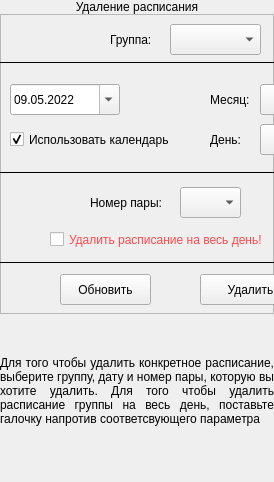
                     <widget class="QWidget" name="updtsh">
                      <layout class="QVBoxLayout" name="verticalLayout_20" stretch="1,2,0,0,0,0">
                       <property name="spacing">
                        <number>0</number>
                       </property>
                       <property name="leftMargin">
                        <number>0</number>
                       </property>
                       <property name="topMargin">
                        <number>0</number>
                       </property>
                       <property name="rightMargin">
                        <number>0</number>
                       </property>
                       <property name="bottomMargin">
                        <number>0</number>
                       </property>
                       <item>
                        <widget class="QLabel" name="label">
                         <property name="maximumSize">
                          <size>
                           <width>16777215</width>
                           <height>70</height>
                          </size>
                         </property>
                         <property name="styleSheet">
                          <string notr="true">font: 18pt &quot;Segoe UI&quot;;</string>
                         </property>
                         <property name="text">
                          <string>Удаление расписания</string>
                         </property>
                         <property name="alignment">
                          <set>Qt::AlignCenter</set>
                         </property>
                        </widget>
                       </item>
                       <item>
                        <widget class="QFrame" name="frame_updt">
                         <property name="minimumSize">
                          <size>
                           <width>0</width>
                           <height>300</height>
                          </size>
                         </property>
                         <property name="maximumSize">
                          <size>
                           <width>16777215</width>
                           <height>300</height>
                          </size>
                         </property>
                         <property name="frameShape">
                          <enum>QFrame::StyledPanel</enum>
                         </property>
                         <property name="frameShadow">
                          <enum>QFrame::Sunken</enum>
                         </property>
                         <widget class="QDateEdit" name="dateEdit_updt">
                          <property name="geometry">
                           <rect>
                            <x>10</x>
                            <y>70</y>
                            <width>110</width>
                            <height>31</height>
                           </rect>
                          </property>
                          <property name="baseSize">
                           <size>
                            <width>0</width>
                            <height>0</height>
                           </size>
                          </property>
                          <property name="focusPolicy">
                           <enum>Qt::NoFocus</enum>
                          </property>
                          <property name="styleSheet">
                           <string notr="true">background-color: rgb(40, 44, 52);
QToolButton::right-arrow{
	color: rgb(40, 44, 150);
	image: url(:/icons/images/icons/cil-calendar-check.png);
	background-position: center;
	background-repeat: no-reperat;
}</string>
                          </property>
                          <property name="wrapping">
                           <bool>true</bool>
                          </property>
                          <property name="frame">
                           <bool>true</bool>
                          </property>
                          <property name="buttonSymbols">
                           <enum>QAbstractSpinBox::PlusMinus</enum>
                          </property>
                          <property name="specialValueText">
                           <string notr="true"/>
                          </property>
                          <property name="correctionMode">
                           <enum>QAbstractSpinBox::CorrectToPreviousValue</enum>
                          </property>
                          <property name="keyboardTracking">
                           <bool>true</bool>
                          </property>
                          <property name="showGroupSeparator" stdset="0">
                           <bool>true</bool>
                          </property>
                          <property name="dateTime">
                           <datetime>
                            <hour>0</hour>
                            <minute>0</minute>
                            <second>0</second>
                            <year>2022</year>
                            <month>5</month>
                            <day>9</day>
                           </datetime>
                          </property>
                          <property name="displayFormat">
                           <string notr="true">dd.MM.yyyy</string>
                          </property>
                          <property name="calendarPopup">
                           <bool>true</bool>
                          </property>
                          <property name="currentSectionIndex">
                           <number>0</number>
                          </property>
                          <property name="timeSpec">
                           <enum>Qt::LocalTime</enum>
                          </property>
                          <property name="date">
                           <date>
                            <year>2022</year>
                            <month>5</month>
                            <day>9</day>
                           </date>
                          </property>
                         </widget>
                         <widget class="QComboBox" name="comboBoxMonth_updt">
                          <property name="geometry">
                           <rect>
                            <x>260</x>
                            <y>70</y>
                            <width>71</width>
                            <height>31</height>
                           </rect>
                          </property>
                         </widget>
                         <widget class="QComboBox" name="comboBoxDay_updt">
                          <property name="geometry">
                           <rect>
                            <x>260</x>
                            <y>110</y>
                            <width>71</width>
                            <height>31</height>
                           </rect>
                          </property>
                         </widget>
                         <widget class="Line" name="line_2_updt">
                          <property name="geometry">
                           <rect>
                            <x>0</x>
                            <y>150</y>
                            <width>351</width>
                            <height>16</height>
                           </rect>
                          </property>
                          <property name="frameShadow">
                           <enum>QFrame::Plain</enum>
                          </property>
                          <property name="lineWidth">
                           <number>1</number>
                          </property>
                          <property name="orientation">
                           <enum>Qt::Horizontal</enum>
                          </property>
                         </widget>
                         <widget class="QLabel" name="labelGroup_updt">
                          <property name="geometry">
                           <rect>
                            <x>110</x>
                            <y>10</y>
                            <width>51</width>
                            <height>31</height>
                           </rect>
                          </property>
                          <property name="text">
                           <string>Группа:</string>
                          </property>
                         </widget>
                         <widget class="QComboBox" name="comboBoxGroup_updt">
                          <property name="geometry">
                           <rect>
                            <x>170</x>
                            <y>10</y>
                            <width>91</width>
                            <height>31</height>
                           </rect>
                          </property>
                         </widget>
                         <widget class="QLabel" name="labelMonth_updt">
                          <property name="geometry">
                           <rect>
                            <x>210</x>
                            <y>70</y>
                            <width>51</width>
                            <height>31</height>
                           </rect>
                          </property>
                          <property name="text">
                           <string>Месяц:</string>
                          </property>
                         </widget>
                         <widget class="QCheckBox" name="checkBox_updt">
                          <property name="geometry">
                           <rect>
                            <x>10</x>
                            <y>110</y>
                            <width>181</width>
                            <height>31</height>
                           </rect>
                          </property>
                          <property name="text">
                           <string>Использовать календарь</string>
                          </property>
                          <property name="checked">
                           <bool>true</bool>
                          </property>
                          <property name="tristate">
                           <bool>false</bool>
                          </property>
                         </widget>
                         <widget class="Line" name="line_3_updt">
                          <property name="geometry">
                           <rect>
                            <x>0</x>
                            <y>40</y>
                            <width>351</width>
                            <height>16</height>
                           </rect>
                          </property>
                          <property name="frameShadow">
                           <enum>QFrame::Plain</enum>
                          </property>
                          <property name="lineWidth">
                           <number>1</number>
                          </property>
                          <property name="orientation">
                           <enum>Qt::Horizontal</enum>
                          </property>
                         </widget>
                         <widget class="QLabel" name="labelTime_updt">
                          <property name="geometry">
                           <rect>
                            <x>90</x>
                            <y>173</y>
                            <width>81</width>
                            <height>31</height>
                           </rect>
                          </property>
                          <property name="text">
                           <string>Номер пары:</string>
                          </property>
                         </widget>
                         <widget class="QComboBox" name="comboBoxTime_updt">
                          <property name="geometry">
                           <rect>
                            <x>180</x>
                            <y>173</y>
                            <width>61</width>
                            <height>31</height>
                           </rect>
                          </property>
                         </widget>
                         <widget class="QLabel" name="labelDay_updt">
                          <property name="geometry">
                           <rect>
                            <x>210</x>
                            <y>110</y>
                            <width>41</width>
                            <height>31</height>
                           </rect>
                          </property>
                          <property name="text">
                           <string>День:</string>
                          </property>
                         </widget>
                         <widget class="QCheckBox" name="checkBox_updt_2">
                          <property name="geometry">
                           <rect>
                            <x>50</x>
                            <y>210</y>
                            <width>241</width>
                            <height>31</height>
                           </rect>
                          </property>
                          <property name="styleSheet">
                           <string notr="true">color: rgb(255, 73, 76)
</string>
                          </property>
                          <property name="text">
                           <string>Удалить расписание на весь день!</string>
                          </property>
                          <property name="checked">
                           <bool>false</bool>
                          </property>
                          <property name="tristate">
                           <bool>false</bool>
                          </property>
                         </widget>
                         <widget class="QPushButton" name="btn_delete_updt">
                          <property name="geometry">
                           <rect>
                            <x>200</x>
                            <y>260</y>
                            <width>101</width>
                            <height>31</height>
                           </rect>
                          </property>
                          <property name="text">
                           <string>Удалить</string>
                          </property>
                          <property name="icon">
                           <iconset resource="../resources.qrc">
                            <normaloff>:/icons/images/icons/cil-x-circle.png</normaloff>:/icons/images/icons/cil-x-circle.png</iconset>
                          </property>
                          <property name="iconSize">
                           <size>
                            <width>16</width>
                            <height>16</height>
                           </size>
                          </property>
                          <property name="checkable">
                           <bool>false</bool>
                          </property>
                          <property name="checked">
                           <bool>false</bool>
                          </property>
                          <property name="flat">
                           <bool>false</bool>
                          </property>
                         </widget>
                         <widget class="Line" name="line_1_updt">
                          <property name="geometry">
                           <rect>
                            <x>0</x>
                            <y>240</y>
                            <width>351</width>
                            <height>16</height>
                           </rect>
                          </property>
                          <property name="frameShadow">
                           <enum>QFrame::Plain</enum>
                          </property>
                          <property name="lineWidth">
                           <number>1</number>
                          </property>
                          <property name="orientation">
                           <enum>Qt::Horizontal</enum>
                          </property>
                         </widget>
                         <widget class="QPushButton" name="btn_refresh_updt">
                          <property name="geometry">
                           <rect>
                            <x>60</x>
                            <y>260</y>
                            <width>91</width>
                            <height>31</height>
                           </rect>
                          </property>
                          <property name="text">
                           <string>Обновить</string>
                          </property>
                          <property name="icon">
                           <iconset resource="../resources.qrc">
                            <normaloff>:/icons/images/icons/cil-action-redo.png</normaloff>:/icons/images/icons/cil-action-redo.png</iconset>
                          </property>
                         </widget>
                        </widget>
                       </item>
                       <item>
                        <widget class="QLabel" name="label_del_updt">
                         <property name="minimumSize">
                          <size>
                           <width>0</width>
                           <height>0</height>
                          </size>
                         </property>
                         <property name="maximumSize">
                          <size>
                           <width>16777215</width>
                           <height>0</height>
                          </size>
                         </property>
                         <property name="styleSheet">
                          <string notr="true">color: rgb(20, 255, 0)</string>
                         </property>
                         <property name="text">
                          <string>Запись успешно удалена!</string>
                         </property>
                         <property name="alignment">
                          <set>Qt::AlignCenter</set>
                         </property>
                        </widget>
                       </item>
                       <item>
                        <spacer name="verticalSpacer_2">
                         <property name="orientation">
                          <enum>Qt::Vertical</enum>
                         </property>
                         <property name="sizeType">
                          <enum>QSizePolicy::Maximum</enum>
                         </property>
                         <property name="sizeHint" stdset="0">
                          <size>
                           <width>20</width>
                           <height>42</height>
                          </size>
                         </property>
                        </spacer>
                       </item>
                       <item>
                        <widget class="QLabel" name="label_3">
                         <property name="maximumSize">
                          <size>
                           <width>16777215</width>
                           <height>90</height>
                          </size>
                         </property>
                         <property name="font">
                          <font>
                           <family>Segoe UI</family>
                           <pointsize>9</pointsize>
                           <weight>50</weight>
                           <italic>false</italic>
                           <bold>false</bold>
                          </font>
                         </property>
                         <property name="styleSheet">
                          <string notr="true">border-color: rgb(255, 255, 0);

font: 9pt &quot;Segoe UI&quot;;

</string>
                         </property>
                         <property name="frameShape">
                          <enum>QFrame::NoFrame</enum>
                         </property>
                         <property name="frameShadow">
                          <enum>QFrame::Plain</enum>
                         </property>
                         <property name="lineWidth">
                          <number>0</number>
                         </property>
                         <property name="midLineWidth">
                          <number>0</number>
                         </property>
                         <property name="text">
                          <string notr="true">Для того чтобы удалить конкретное расписание, выберите группу, дату и номер пары, которую вы хотите удалить. Для того чтобы удалить расписание группы на весь день, поставьте галочку напротив соответсвующего параметра </string>
                         </property>
                         <property name="textFormat">
                          <enum>Qt::AutoText</enum>
                         </property>
                         <property name="scaledContents">
                          <bool>false</bool>
                         </property>
                         <property name="alignment">
                          <set>Qt::AlignJustify|Qt::AlignVCenter</set>
                         </property>
                         <property name="wordWrap">
                          <bool>true</bool>
                         </property>
                         <property name="margin">
                          <number>4</number>
                         </property>
                        </widget>
                       </item>
                       <item>
                        <spacer name="verticalSpacer_3">
                         <property name="orientation">
                          <enum>Qt::Vertical</enum>
                         </property>
                         <property name="sizeType">
                          <enum>QSizePolicy::Maximum</enum>
                         </property>
                         <property name="sizeHint" stdset="0">
                          <size>
                           <width>20</width>
                           <height>56</height>
                          </size>
                         </property>
                        </spacer>
                       </item>
                      </layout>
                     </widget>
